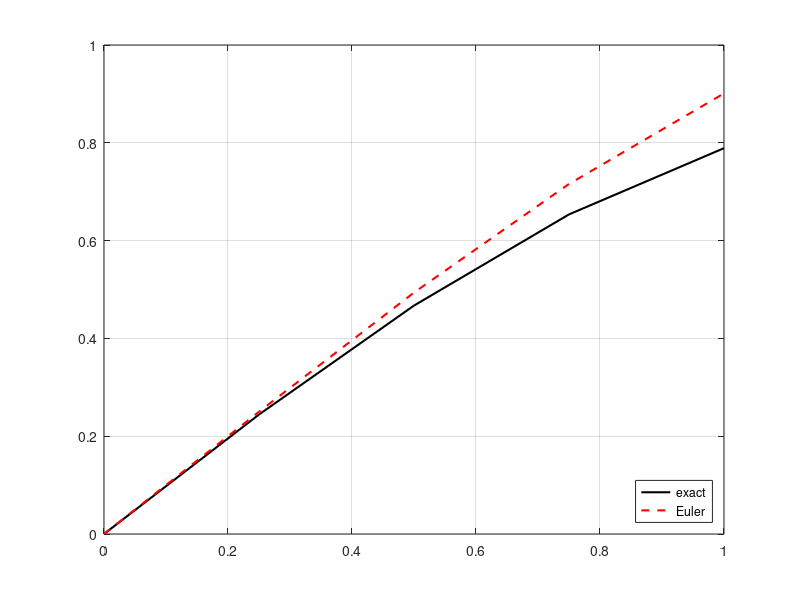

Write MATLAB code to recreate this figure.
clc; close; clear all;

h = 0.25;
x = 0:h:1;
N = length(x);
y_ex = @(x,y) 100*x - 5*x.^2 +990*(exp(-0.1*x) - 1);

x0 = 0;
y0 = [0;1];

f = @(x,y) [y(2); -0.1*y(2) - x];

%% Euler's 2nd Order method
x(1) = x0;
y(:, 1) = y0; 
for n = 1:N-1
    y(:, n + 1) = y(:, n) + f(x(n), y(:, n))*h;
end

%% plot
figure;
plot(x, y_ex(x),'k-','linewidth',1.5)
hold on; grid on;
plot(x, y(1,:), 'r--', 'linewidth',1.5)
legend('exact','Euler','location','southeast')